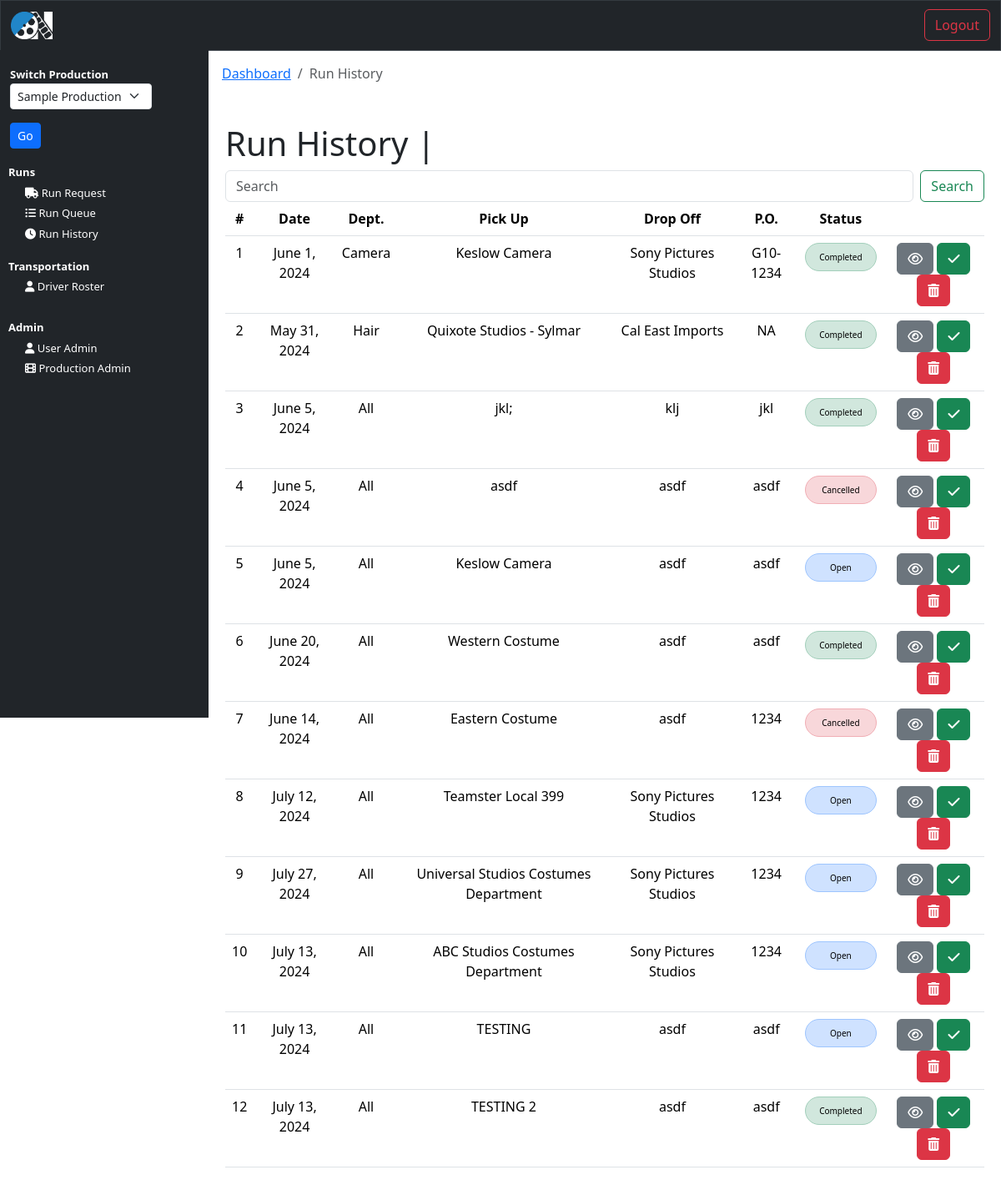
The page /run_history (signed in) on the database as committed earlier.
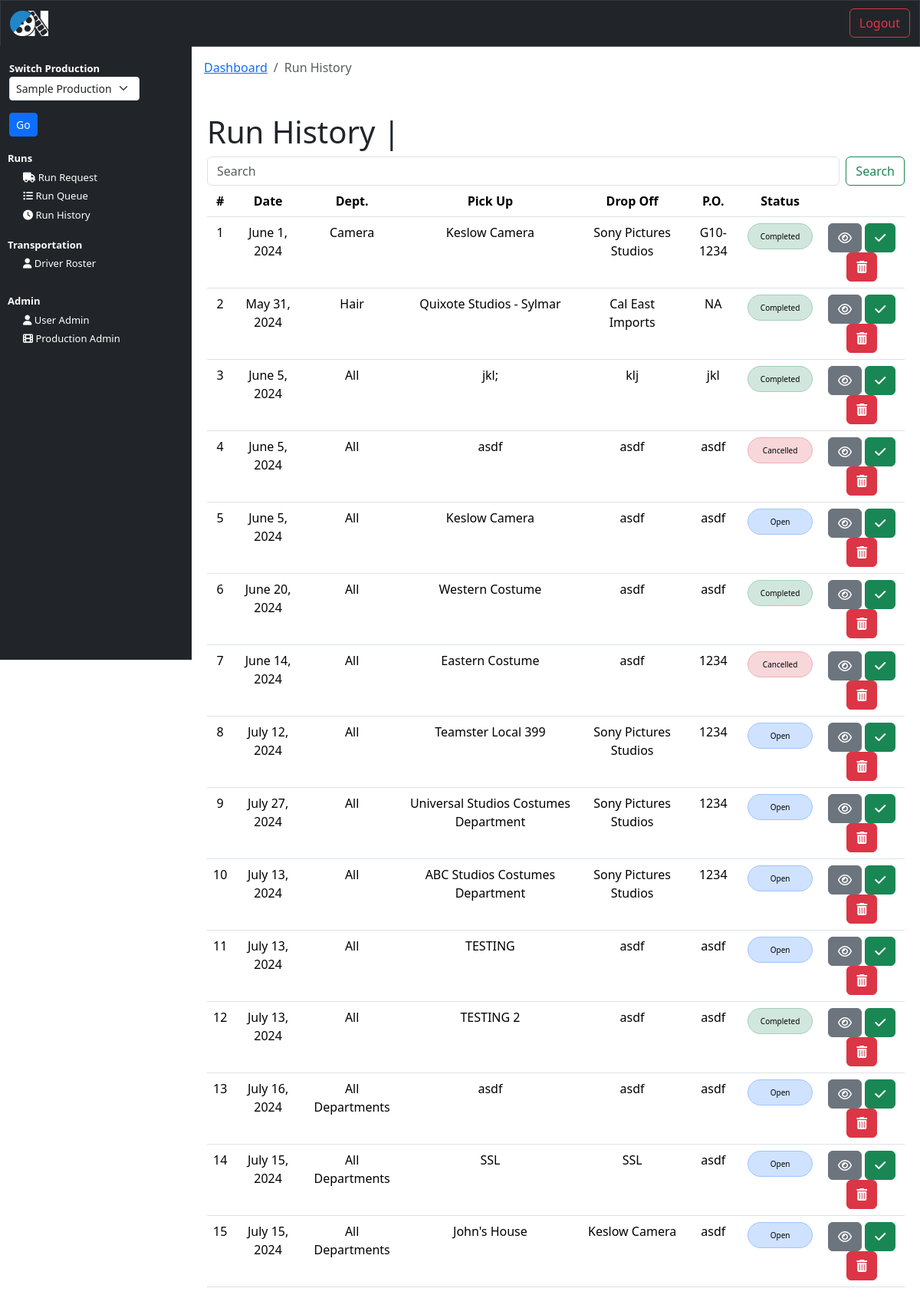
The same page on the database as committed later.
### transportation/models.py (models this page shows, shortened)
class RunRequest(models.Model):
    production_title = models.CharField(max_length=150, null=True)
    create_date = models.DateField(auto_now_add=True)
    requester_name = models.CharField(max_length=100)
    requester_phone = models.CharField(max_length=15)
    requester_email = models.CharField(max_length=255)
    requester_department = models.CharField(max_length=100)
    run_date = models.DateField()
    ready_time = models.TimeField(null=True, blank=True)
    need_by_this_time = models.TimeField(null=True, blank=True)
    pickup_name = models.CharField(max_length=100)
    pickup_phone = models.CharField(max_length=15, null=True, blank=True)
    pickup_address_1 = models.CharField(max_length=100)
    pickup_address_2 = models.CharField(max_length=100, null=True, blank=True)
    pickup_city = models.CharField(max_length=100)
    pickup_state = models.CharField(max_length=2)
    pickup_zip = models.CharField(max_length=10)
    dropoff_name = models.CharField(max_length=100)
    dropoff_phone = models.CharField(max_length=15, blank=True)
    dropoff_address_1 = models.CharField(max_length=100)
    dropoff_address_2 = models.CharField(max_length=100, null=True, blank=True)
    dropoff_city = models.CharField(max_length=100)
    dropoff_state = models.CharField(max_length=2)
    dropoff_zip = models.CharField(max_length=10)
    purchase_order = models.CharField(max_length=20, null=True, blank=True)
    vendor_invoice  = models.CharField(max_length=20, null=True, blank=True)
    run_status = models.CharField(max_length=20, null=True, blank=True)
    truck_size = models.CharField(max_length=50, null=True, blank=True)
    run_details = models.TextField(max_length=500)
    assigned_driver = models.CharField(max_length=100, null=True, blank=True)

### interface/views.py (the view)
# urls.py: path('run_history', views.run_history, name="run_history"),
@login_required(login_url='login')
def run_history(request):
    runs = RunRequest.objects.all()
    user = get_object_or_404(NewUser, id=request.user.id)
    user_productions = user.productions.all()
    production_title_in_session = request.session.get('production_title')
    if production_title_in_session:
        runs = runs.filter(production_title=production_title_in_session)
    context = {
        'runs': runs,
        'user_productions': user_productions,
    }
    return render(request, 'interface/run_history.html', context=context)

### interface/templates/interface/run_history.html (shortened to what this page needs)
{% extends 'interface/layout.html' %}
{% load crispy_forms_tags %}
{% block content %}
    <nav class="p-2" aria-label="breadcrumb">
        <ol class="breadcrumb">
            <li class="breadcrumb-item"><a href="{% url 'dashboard' %}">Dashboard</a></li>
            <li class="breadcrumb-item active" aria-current="page">Run History</li>
        </ol>
    </nav>
    <main>
        <br>
        <div class="container">
            <h1>Run History | {{ request.session.production_title }}</h1>
        </div>
        <div class="container">
            <form id="runSearch" class="d-flex" role="search">
                <input id="searchInput" class="form-control me-2" type="search" placeholder="Search" aria-label="Search">
                <button class="btn btn-outline-success" type="submit">Search</button>
            </form>
            <table class="table" id="runHistory">
                <thead>
                    <tr>
                        <th scope="col">#</th>
                        <th scope="col" class="hidden-column">Date</th>
                        <th scope="col">Dept.</th>
                        <th scope="col" class="hidden-column">Pick Up</th>
                        <th scope="col" class="hidden-column">Drop Off</th>
                        <th scope="col" class="hidden-column">P.O.</th>
                        <th scope="col">Status</th>
                        <th scope="col"></th>
                    </tr>
                </thead>
                <tbody>
                    {% for run in runs %}
                        <tr>
                            <td scope="row" style="width: 20px;">{{ run.id }}</td>
                            <td scope="row" class="hidden-column">{{ run.run_date }}</td>
                            <td scope="row">{{ run.requester_department }}</td>
                            <td scope="row" class="hidden-column">{{ run.pickup_name }}</td>
                            <td scope="row" class="hidden-column">{{ run.dropoff_name }}</td>
                            <td scope="row" class="hidden-column">{{ run.purchase_order }}</td>
                            <td scope="row">
                                {% if run.run_status == "Completed" %}
                                    <div class="alert alert-success run-status" role="alert">
                                        {{ run.run_status }}
                                    </div>
                                {% elif run.run_status == "Open" %}
                                    <div class="alert alert-primary run-status" role="alert">
                                        {{ run.run_status }}
                                    </div>
                                {% elif run.run_status == "In Progress" %}
                                    <div class="alert alert-warning run-status" role="alert">
                                        {{ run.run_status }}
                                    </div>
                                {% elif run.run_status == "Cancelled" %}
                                    <div class="alert alert-danger run-status" role="alert">
                                        {{ run.run_status }}
                                    </div>
                                {% endif %}
                            </td>
                            <td>
                                <a class="btn btn-secondary" href="{% url 'view_run' run.id %}" title="view_run"><i class="fa fa-eye"></i></a>
                                <a class="btn btn-success" href="{% url 'complete_run' run.id %}" title="complete_run"><i class="fa fa-check"></i></a>
                                <a class="btn btn-danger" href="{% url 'cancel_run' run.id %}" title="cancel_run"><i class="fa fa-trash"></i></a>
                            </td>
                        </tr>
                    {% endfor %}
                </tbody>
            </table>
        </div>
        <br>
    </main>
{% endblock %}

### interface/templates/interface/layout.html (shortened to what this page needs)
{% load static %}
<!DOCTYPE html>
<html lang="en">
<head>
    <link rel="stylesheet" href="https://cdnjs.cloudflare.com/ajax/libs/font-awesome/6.5.2/css/font-awesome.min.css">
    <link href="https://cdn.jsdelivr.net/npm/bootstrap@5.3.3/dist/css/bootstrap.min.css" rel="stylesheet">
    <link rel="stylesheet" type="text/css" href="{% static 'css/style.css' %}">
    <link rel="stylesheet" type="text/css" href="https://cdn.datatables.net/1.11.5/css/jquery.dataTables.min.css">
    <link rel="stylesheet" type="text/css" href="https://cdn.datatables.net/buttons/2.1.2/css/buttons.dataTables.min.css">
</head>
<body>
    {% include 'interface/header.html' %}
    {% include 'interface/navbar_copy.html' %}
    <main class="content p-2">
        {% block content %}
        {% endblock %}
    </main>
</body>
</html>

### interface/templates/interface/header.html (shortened to what this page needs)
{% load static %}
<header class="otd-header">
    <nav class="navbar navbar-dark bg-dark border-bottom border-body header-bar" data-bs-theme="dark">
        <div class="container-fluid">
            {% if user.is_authenticated %}
                <a class="navbar-brand" href="{% url 'dashboard' %}">
                    <img src="{% static 'img/logo_white.png' %}" alt="OTD Logo" style="width: 50px; height: auto;">
                </a>
            {% else %}
                <a class="navbar-brand" href="#!">
                    <img src="{% static 'img/logo_white.png' %}" alt="OTD Logo" style="width: 50px; height: auto;">
                </a>
            {% endif %}
            {% if user.is_authenticated %}
                <a class="btn btn-outline-danger" href="{% url 'logout' %}">Logout</a>
            {% else %}
                <a class="btn btn-outline-primary" href="{% url 'login' %}">Login</a>
            {% endif %}
        </div>
    </nav>
</header>

### interface/templates/interface/navbar_copy.html (shortened to what this page needs)
<nav class="bg-dark sidebar" id="sidebar">
    <div class="container">
        <strong class="text-white">Switch Production</strong>
        <div class="row">
            <form action="{% url 'change_production' %}" method="post">
                <div class="col-9">
                    <select class="form-select form-select-sm mb-3" aria-label=".form-select-lg example" name="production_title">
                        {% for production in user_productions %}
                            <option>{{ production.production_title }}</option>
                        {% endfor %}
                    </select>
                </div>
                <div class="col-2">
                    <button class="btn btn-primary btn-sm" type="submit">Go</button>
                </div>
            </form>
        </div>
    </div>
    <br>
    <ul>
        <strong class="text-white">Runs</strong>
        <li><a class="dropdown-item" href="{% url 'new_run' %}"><i class="fa fa-truck"></i> Run Request</a></li>
        <li><a class="dropdown-item" href="{% url 'run_queue' %}"><i class="fa fa-list-ul"></i> Run Queue</a></li>
        <li><a class="dropdown-item" href="{% url 'run_history' %}"><i class="fa fa-clock"></i> Run History</a></li>
    </ul>
    <br>
    <ul>
        <strong class="text-white">Transportation</strong>
        <li><a class="dropdown-item" href="{% url 'driver_roster' %}">
            <i class="fa fa-user"></i> Driver Roster</a>
        </li>
        <li>
        </li>
        <li>
        </li>
    </ul>
    <br>
    <ul>
        <strong class="text-white">Admin</strong>
        <li><a class="dropdown-item" href="{% url 'user_admin' %}"><i class="fa fa-user"></i> User Admin</a></li>
        <li><a class="dropdown-item" href="{% url 'production_admin' %}"><i class="fa fa-film"></i> Production Admin</a></li>
    </ul>
    <br>
</nav>

### static/css/style.css (style rules this page uses)
body { padding: 0; margin: 0; background-color: white; }
main { margin: 0; padding: 0; }
.otd-header { z-index: 1100; }
.header-bar { background-color: #343a40; color: white; position: fixed; top: 0; border: 1px solid #343a40; width: 100%; }
.sidebar { display: none; padding: 0; margin: 0; width: 250px; position: fixed; top: 0; left: 0; height: 100vh; margin-top: 60px; padding-top: 20px; border: none; background-color: #343a40; font-size: small; z-index: 9999; }
.sidebar ul { list-style-type: none; padding: 0; padding-left: 10px; margin: 0; }
.sidebar li { padding-top: 5px; padding-left: 20px; }
.sidebar a { text-decoration: none; color: white; display: block; }
.content { margin-top: 60px; }
td, th { text-align: center; }
.run-status { border-radius: 50px; font-size: x-small; size: 40%; height: 20px; display: flex; align-items: center; justify-content: center; color: black; z-index: 1050; }
@media (min-width: 994px) { th { white-space: nowrap; } }

Rows that differ between the two databases and show on the page:
added RunRequest: id "13", run_date "July 16, 2024", requester_department "All Departments", pickup_name "asdf", dropoff_name "asdf", purchase_order "asdf", run_status "Open"
added RunRequest: id "14", run_date "July 15, 2024", requester_department "All Departments", pickup_name "SSL", dropoff_name "SSL", purchase_order "asdf", run_status "Open"
added RunRequest: id "15", run_date "July 15, 2024", requester_department "All Departments", pickup_name "John's House", dropoff_name "Keslow Camera", purchase_order "asdf", run_status "Open"
